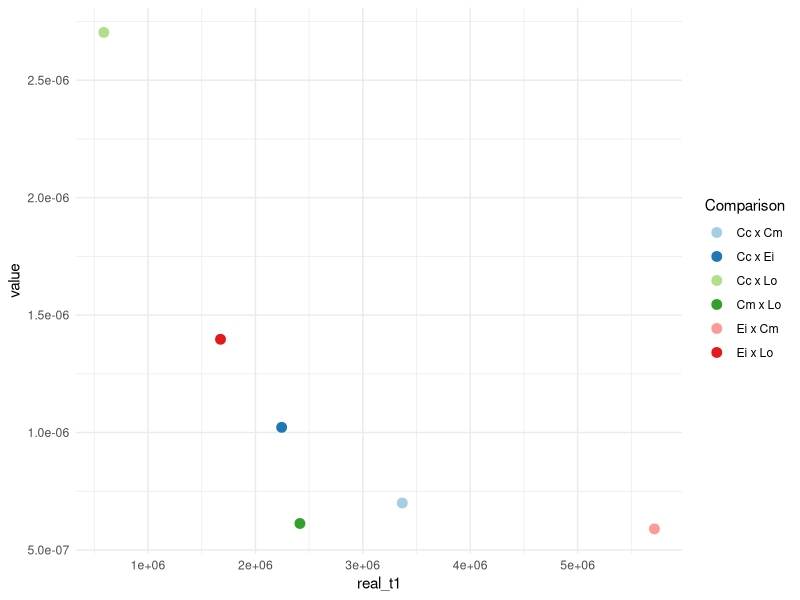
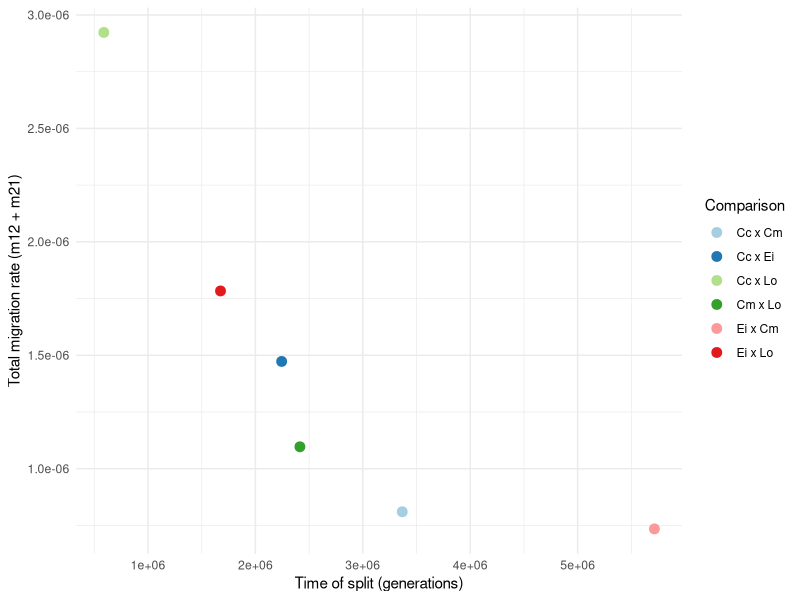
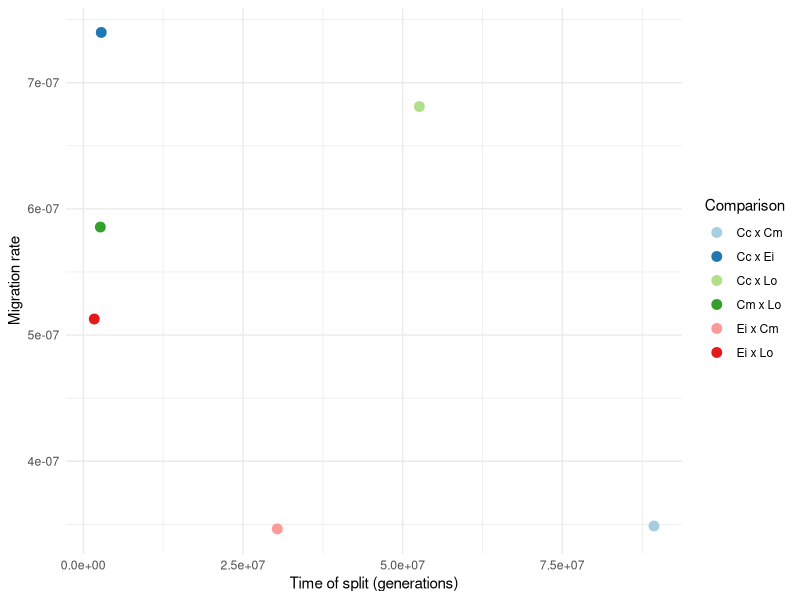

Recreate these plots in R, in order.
library(tidyverse)

data <- read_csv("best_model_comparison.csv")

mutation <- 7.9e-9

L <- (234.9 * 1107077) * (1065048 / 206788238)

data <- data |>
  mutate(
    nref = theta / (4 * mutation * L),
    real_nu1 = nref * nu1,
    real_nu2 = nref * nu2,
    real_m = m / (2 * nref),
    real_m12 = m12 / (2 * nref),
    real_m21 = m21 / (2 * nref),
    real_t1 = T1 * 2 * nref,
    real_t2 = T2 * 2 * nref,
    tsplit = real_t1 + real_t2
  )
write_csv(data, "real_params.csv")

data |>
  filter(model == "asym_mig") |>
  select(comparison, real_t1, real_m12, real_m21) |>
  pivot_longer(real_m12:real_m21) |>
  group_by(comparison) |>
  summarise(real_t1 = first(real_t1), value = max(value)) |>
  ggplot(aes(x = real_t1, y = value, colour = comparison)) +
  geom_point(size = 3) +
  scale_colour_brewer(palette = "Paired", name = "Comparison") +
  theme_minimal()

asym_mig <- data |>
  filter(model == "asym_mig") |>
  ggplot(
    aes(x = real_t1, y = real_m12 + real_m21, colour = comparison)
  ) +
  geom_point(size = 3) +
  labs(
    x = "Time of split (generations)",
    y = "Total migration rate (m12 + m21)"
  ) +
  scale_colour_brewer(palette = "Paired", name = "Comparison") +
  theme_minimal()
ggsave("asym_mig.divergence_vs_migration.png", asym_mig)

sym_mig <- data |>
  filter(model == "split_mig") |>
  ggplot(
    aes(x = real_t1, y = real_m, colour = comparison)
  ) +
  geom_point(size = 3) +
  labs(
    x = "Time of split (generations)",
    y = "Migration rate"
  ) +
  scale_colour_brewer(palette = "Paired", name = "Comparison") +
  theme_minimal()
ggsave("split_mig.divergence_vs_migration.png", sym_mig)
